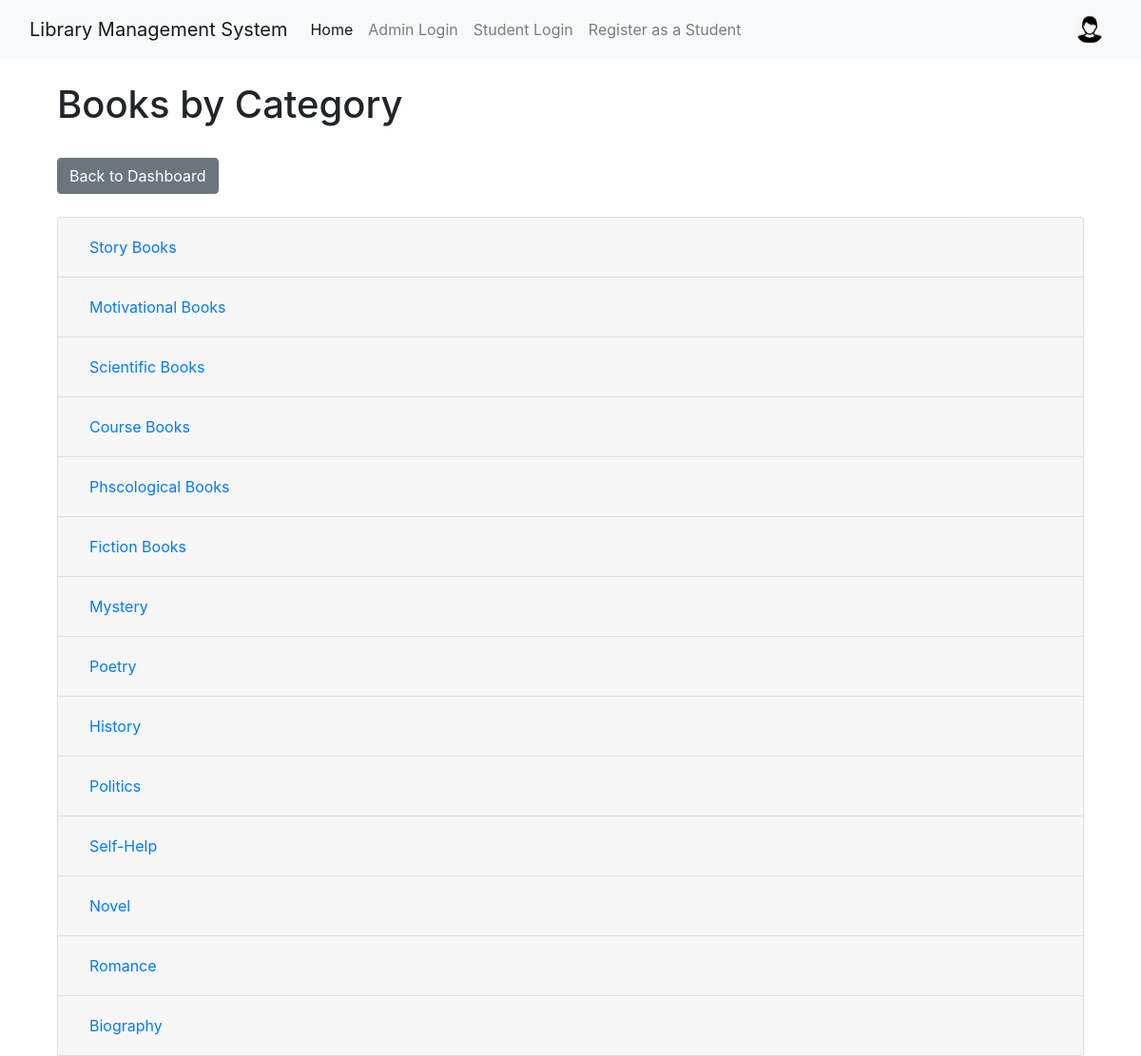
The app's page /all-book-list (signed in) with its own data.
### library_app/models.py (models this page shows, shortened)
class Category(models.Model):
    name = models.CharField(max_length=100, unique=True)

### library_app/views.py (the view)
# urls.py: path('all-book-list',views.all_book_list,name='all_book_list'),
@login_required
@user_passes_test(admin_check)
def all_book_list(request):
    categories = Category.objects.all()
    books_by_category = {category: Book.objects.filter(category = category) for category in categories}
    return render(request, 'all_book_list.html',{'books_by_category':books_by_category})

### library_app/views.py (called while the page is built)
def admin_check(user):
    return user.is_staff

### library_app/templates/all_book_list.html (shortened to what this page needs)
{% extends 'base.html' %}
{% block content %}
<div class="container mt-4">
    <h1>Books by Category</h1>
    <br>
    <div class="mb-4">
        <a href="{% url 'admin_dashboard' %}" class="btn btn-secondary">Back to Dashboard</a>
    </div>
    {% if books_by_category %}
    <div class="accordion" id="bookCategories">
        {% for category,books in books_by_category.items %}
        <div class="card">
            <div class="card-header" id="heading{{ category.id }}">
                <h5 class="mb-0">
                    <button class="btn btn-link" type="button" data-toggle="collapse" data-target="#collapse{{ category.id }}" aria-expanded="true" aria-controls="collapse{{ category.id }}">
                        {{ category.name }}
                    </button>
                </h5>
            </div>
        </div>
        {% endfor %}
    </div>
    {% else %}
    <p>No categories available.</p>
    {% endif %}
</div>
{% endblock %}

### library_app/templates/base.html (shortened to what this page needs)
<!doctype html>
<html lang="en">
<head>
    <link rel="stylesheet" href="https://cdn.jsdelivr.net/npm/bootstrap@4.4.1/dist/css/bootstrap.min.css">
</head>
<body>
    <nav class="navbar navbar-expand-lg navbar-light bg-light">
        <div class="container-fluid">
            <a class="navbar-brand" href="#">Library Management System</a>
            <div class="collapse navbar-collapse" id="navbarNavAltMarkup">
                <div class="navbar-nav">
                    <a class="nav-link active" aria-current="page" href="{% url 'home' %}">Home</a>
                    <a class="nav-link" href="{% url 'admin_login' %}">Admin Login</a>
                    <a class="nav-link" href="{% url 'student_login' %}">Student Login</a>
                    <a class="nav-link" href="{% url 'student_register' %}">Register as a Student</a>
                </div>
                <div class="navbar-nav ml-auto">
                    {% if request.user.is_authenticated %}
                        {% if request.user.student.image %}
                            <a class="nav-link" href="#">
                                <img src="{{ request.user.student.image.url }}" alt="Profile" class="rounded-circle" width="30" height="30">
                            </a>
                        {% else %}
                            <a class="nav-link" href="#">
                                {% load static %}
                                <img src="{% static 'default.jpg' %}" alt="Default Profile" class="rounded-circle" width="30" height="30">
                            </a>
                        {% endif %}
                    {% else %}
                            {% load static %}
                    {% endif %}
                </div>
            </div>
        </div>
    </nav>
    <div class="container mt-4">
        {% block content %}{% endblock %}
    </div>
</body>
</html>

### records on screen
Category: name "Story Books"
Category: name "Motivational Books"
Category: name "Scientific Books"
Category: name "Course Books"
Category: name "Phscological Books"
Category: name "Fiction Books"
Category: name "Mystery"
Category: name "Poetry"
Category: name "History"
Category: name "Politics"
Category: name "Self-Help"
Category: name "Novel"
Category: name "Romance"
Category: name "Biography"
